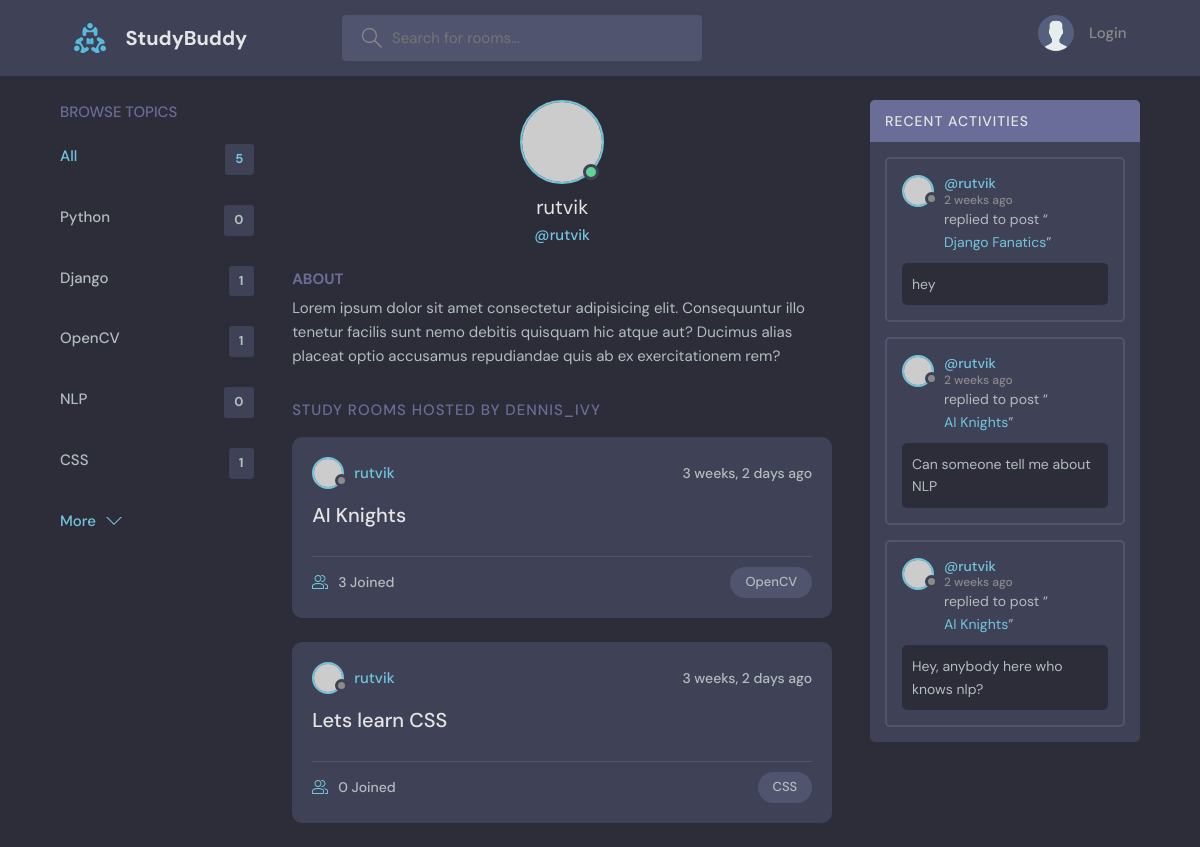
Page /profile/1/ on the earlier database version.
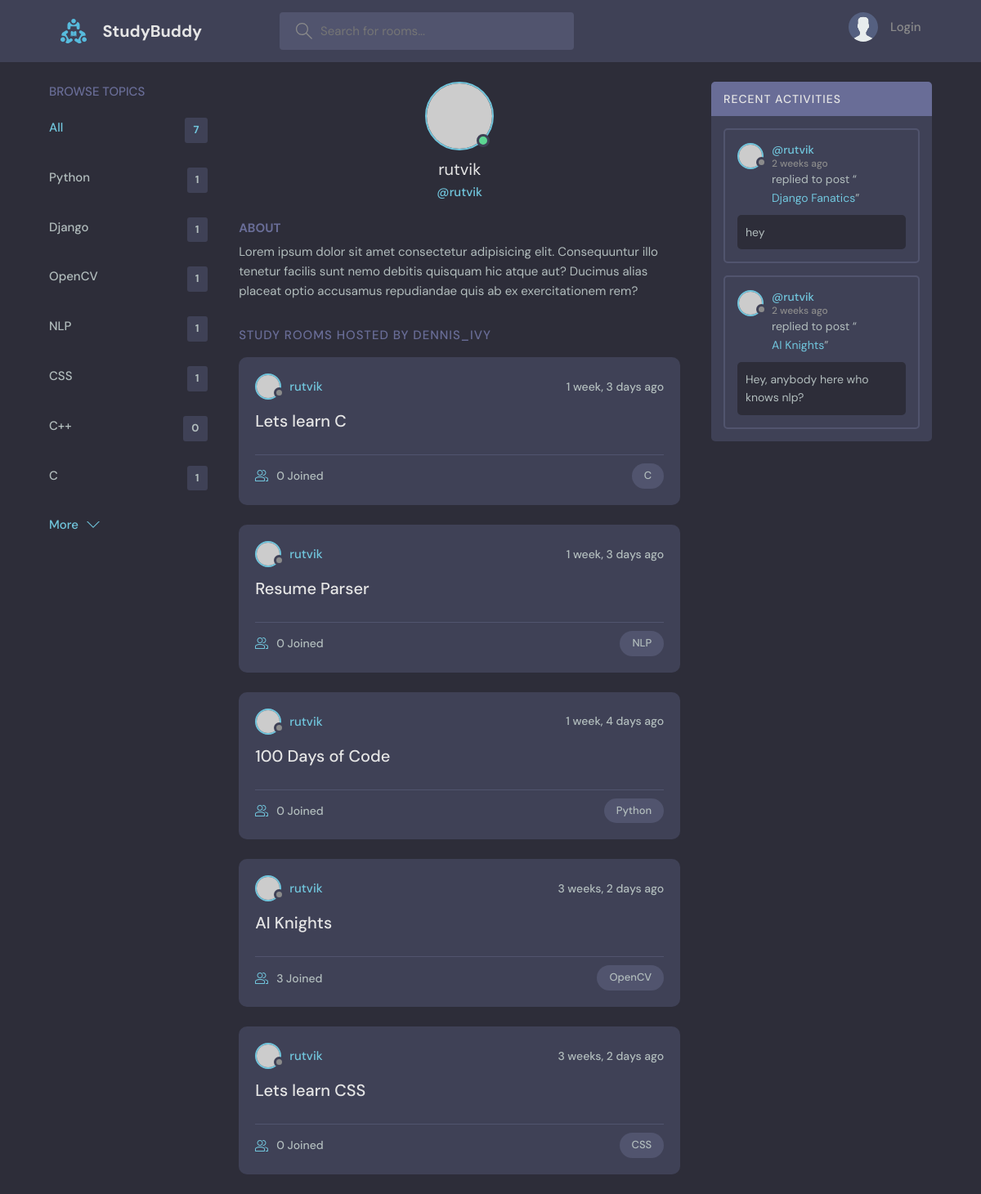
Same page on the later database version.
### base/models.py (models this page shows, shortened)
class Topic(models.Model):
    name = models.CharField(max_length=200)

class Room(models.Model):
    host = models.ForeignKey(User, on_delete=models.SET_NULL, null=True)
    topic = models.ForeignKey(Topic, on_delete=models.SET_NULL, null=True)
    name = models.CharField(max_length=200)
    description = models.TextField(null=True, blank=True)
    participants = models.ManyToManyField(User, related_name='participants', blank=True)
    updated = models.DateTimeField(auto_now=True)
    created = models.DateTimeField(auto_now_add=True)
    class Meta:
        ordering = ['-updated', '-created']
    def __str__(self) -> str:
        return self.name

class Message(models.Model):
    user = models.ForeignKey(User, on_delete=models.CASCADE)
    room = models.ForeignKey(Room, on_delete=models.CASCADE)
    body = models.TextField()
    updated = models.DateTimeField(auto_now=True)
    created = models.DateTimeField(auto_now_add=True)
    class Meta:
        ordering = ['-updated', '-created']

### base/views.py (the view)
# urls.py: path('profile/<str:pk>/', views.userProfile, name="user-profile"),
def userProfile(request, pk):
    user = User.objects.get(id=pk)
    rooms = user.room_set.all()
    room_messages = user.message_set.all()
    topics = Topic.objects.all()
    context = {'user': user, 'rooms': rooms, 'room_messages':room_messages, 'topics': topics}
    return render(request, 'base/profile.html', context)

### base/templates/base/profile.html (shortened to what this page needs)
{% extends 'main.html' %}
{% block content %}
<main class="profile-page layout layout--3">
  <div class="container">
    {% include 'base/topics_component.html' %}
    <div class="roomList">
      <div class="profile">
        <div class="profile__avatar">
          <div class="avatar avatar--large active">
            <img src="https://randomuser.me/api/portraits/men/11.jpg" />
          </div>
        </div>
        <div class="profile__info">
          <h3>{{user.username}}</h3>
          <p>@{{user.username}}</p>
        </div>
        <div class="profile__about">
          <h3>About</h3>
          <p>
            Lorem ipsum dolor sit amet consectetur adipisicing elit. Consequuntur illo tenetur
            facilis sunt nemo debitis quisquam hic atque aut? Ducimus alias placeat optio
            accusamus repudiandae quis ab ex exercitationem rem?
          </p>
        </div>
      </div>
      <div class="roomList__header">
        <div>
          <h2>Study Rooms Hosted by dennis_ivy</a>
          </h2>
        </div>
      </div>
      {% include 'base/feed_component.html' %}
    </div>
    {% include 'base/activity_component.html' %}
  </div>
</main>
{% endblock content %}

### templates/main.html (shortened to what this page needs)
<!DOCTYPE html>
{% load static %}
<html lang="en">
  <head>
    <link rel="stylesheet" href="{% static 'styles/style.css' %}" />
  </head>
  <body>
    {% include 'navbar.html' %}
    {% block content%}
    {% endblock %}
  </body>
</html>

### templates/navbar.html (shortened to what this page needs)
{% load static %}
<header class="header header--loggedIn">
    <div class="container">
        <a href="{% url 'home' %}" class="header__logo">
            <img src="{% static 'images/logo.svg' %}" />
            <h1>StudyBuddy</h1>
        </a>
        <form class="header__search" method="get" action="{% url 'home' %}">
            <label>
                <input name="q" placeholder="Search for rooms..." />
            </label>
        </form>
        <nav class="header__menu">
            {% if request.user.is_authenticated %}
            <div class="header__user">
                <a href="{% url 'update-user' %}">
                    <div class="avatar avatar--medium active">
                        <img src="https://randomuser.me/api/portraits/men/37.jpg" />
                    </div>
                    <p>{{request.user.username}} <span>@{{request.user.username}}</span></p>
                </a>
                <button class="dropdown-button">
                    <svg version="1.1" xmlns="http://www.w3.org/2000/svg" width="32" height="32" viewBox="0 0 32 32">
                        <title>chevron-down</title>
                        <path d="M16 21l-13-13h-3l16 16 16-16h-3l-13 13z"></path>
                    </svg>
                </button>
            </div>
            {% else %}
            <a href="{% url 'login' %}">
                <img src="{% static 'images/avatar.svg' %}" />
                <p>Login</p>
            </a>
            {% endif %}
        </nav>
    </div>
</header>

### base/templates/base/topics_component.html
<div class="topics">
    <div class="topics__header">
      <h2>Browse Topics</h2>
    </div>
    <ul class="topics__list">
      <li>
        <a href="{% url 'home' %}" class="active">All <span>{{topics.count}}</span></a>
      </li>
      {% for topic in topics %}
      <li>
        <a href="{% url 'home' %}?q={{topic.name}}">{{topic.name}} <span>{{topic.room_set.all.count}}</span></a>
      </li>
      {% endfor %}
    </ul>
    <a class="btn btn--link" href="{% url 'topics' %}">
      More
      <svg version="1.1" xmlns="http://www.w3.org/2000/svg" width="32" height="32" viewBox="0 0 32 32">
        <title>chevron-down</title>
        <path d="M16 21l-13-13h-3l16 16 16-16h-3l-13 13z"></path>
      </svg>
    </a>
  </div>

### base/templates/base/feed_component.html (shortened to what this page needs)
{% for room in rooms %}
<div class="roomListRoom">
    <div class="roomListRoom__header">
        <a href="{% url 'user-profile' room.host.id %}" class="roomListRoom__author">
            <div class="avatar avatar--small">
                <img src="https://randomuser.me/api/portraits/women/11.jpg" />
            </div>
            <span>{{room.host.username}}</span>
        </a>
        <div class="roomListRoom__actions">
            <span>{{room.created|timesince}} ago</span>
        </div>
    </div>
    <div class="roomListRoom__content">
        <a href="{% url 'room' room.id %}">{{room.name}}</a>
    </div>
    <div class="roomListRoom__meta">
        <a href="{% url 'room' room.id %}" class="roomListRoom__joined">
            {{room.participants.all.count}} Joined
        </a>
        <p class="roomListRoom__topic">{{room.topic.name}}</p>
    </div>
</div>
{% endfor%}

### base/templates/base/activity_component.html (shortened to what this page needs)
<div class="activities">
    <div class="activities__header">
        <h2>Recent Activities</h2>
    </div>
    {% for message in room_messages %}
    <div class="activities__box">
        <div class="activities__boxHeader roomListRoom__header">
            <a href="{% url 'user-profile' message.user.id %}" class="roomListRoom__author">
                <div class="avatar avatar--small">
                    <img src="https://randomuser.me/api/portraits/women/11.jpg" />
                </div>
                <p>
                    @{{message.user}}
                    <span>{{message.created|timesince}} ago</span>
                </p>
            </a>
        </div>
        <div class="activities__boxContent">
            <p>replied to post “<a href="{% url 'room' message.room.id %}">{{message.room}}</a>”</p>
            <div class="activities__boxRoomContent">
                {{message.body}}
            </div>
        </div>
    </div>
    {% endfor %}
</div>

Differences in the rows shown:
removed Message: user "rutvik", created "2 weeks", room "AI Knights", body "Can someone tell me about NLP"
computed for Topic "Python": room_set.all.count "0" → "1"
computed for Topic "NLP": room_set.all.count "0" → "1"
added Topic: name "C++", room_set.all.count "0"
added Topic: name "C", room_set.all.count "1"
added Room: host.username "rutvik", created "1 week, 3 days", name "Lets learn C", participants.all.count "0", topic.name "C"
added Room: host.username "rutvik", created "1 week, 3 days", name "Resume Parser", participants.all.count "0", topic.name "NLP"
added Room: host.username "rutvik", created "1 week, 4 days", name "100 Days of Code", participants.all.count "0", topic.name "Python"
Other differences:
{{ topics.count }}: "5" → "7"
